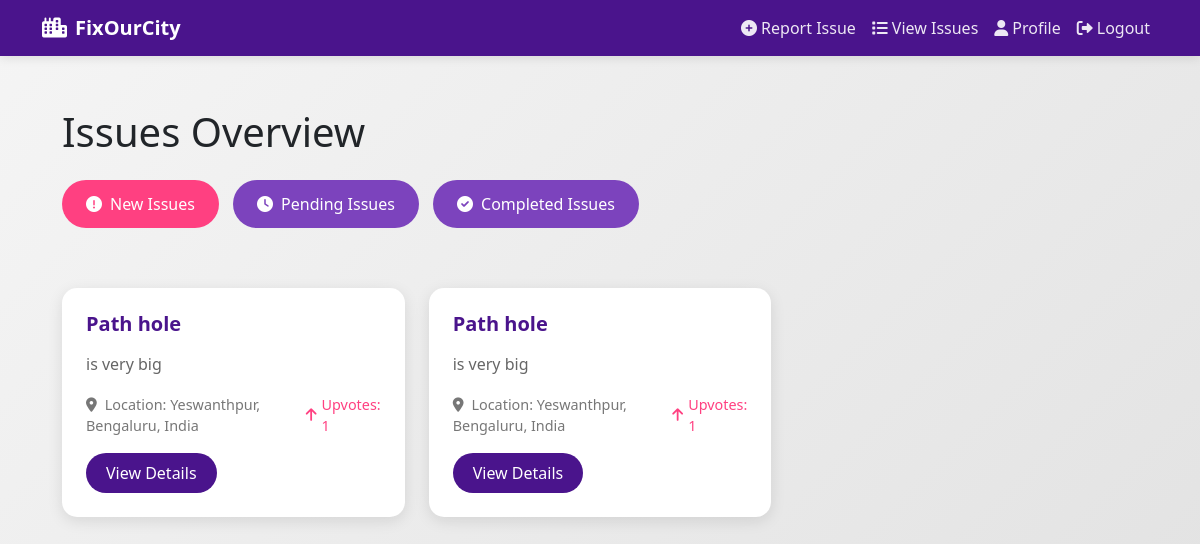
The page /issues/view/ on the database its author committed.
### issues/models.py (models this page shows, shortened)
class Issue(models.Model):
    STATUS_CHOICES = [
        ('new', 'New'),
        ('pending', 'Pending'),
        ('in_progress', 'In Progress'),
        ('completed', 'Completed')
    ]
    title = models.CharField(max_length=255)
    description = models.TextField()
    location = models.TextField()
    latitude = models.FloatField(null=True, blank=True)
    longitude = models.FloatField(null=True, blank=True)
    address = models.CharField(max_length=512, null=True, blank=True)
    status = models.CharField(max_length=50, choices=STATUS_CHOICES, default='new')
    upvotes_count = models.PositiveIntegerField(default=0)
    reported_by = models.ForeignKey(User, on_delete=models.CASCADE, related_name='reported_issues')
    contractor = models.ForeignKey('contractor.Contractor', null=True, blank=True, on_delete=models.SET_NULL, related_name='assigned_issues')
    government_authority = models.ForeignKey('authorities.Authority', on_delete=models.CASCADE, related_name='jurisdiction_issues')
    created_at = models.DateTimeField(auto_now_add=True)
    updated_at = models.DateTimeField(auto_now=True)
    completed_at = models.DateTimeField(null=True, blank=True)

### issues/views.py (the view)
# urls.py: path('view/', views.view_issues, name='view_issues'),
def view_issues(request):
    new_issues = Issue.objects.filter(upvotes_count__lt=50, status='new')
    pending_issues = Issue.objects.filter(status='pending')
    completed_issues = Issue.objects.filter(status='completed')
    context = {
        'new_issues': new_issues,
        'pending_issues': pending_issues,
        'completed_issues': completed_issues
    }
    return render(request, 'view_issues.html', context)

### issues/context_processors.py (called while the page is built)
def issue_utils(request):
    from issues.models import UserRating
    def has_been_rated_by(issue, user):
        if not user.is_authenticated:
            return False
        return UserRating.objects.filter(issue=issue, user=user).exists()
    return {
        'has_been_rated_by': has_been_rated_by
    }

### templates/view_issues.html (shortened to what this page needs)
<!DOCTYPE html>
<html lang="en">
<head>
    <link href="https://cdnjs.cloudflare.com/ajax/libs/bootstrap/5.3.2/css/bootstrap.min.css" rel="stylesheet">
    <link href="https://cdnjs.cloudflare.com/ajax/libs/font-awesome/6.0.0/css/all.min.css" rel="stylesheet">
</head>
<body>
    <nav class="navbar navbar-expand-lg fixed-top">
        <div class="container">
            <a class="navbar-brand" href="#">
                <i class="fas fa-city me-2"></i>FixOurCity
            </a>
            <div class="collapse navbar-collapse" id="navbarNav">
                <ul class="navbar-nav ms-auto">
                    <li class="nav-item">
                        <a class="nav-link" href="{% url 'create_issue' %}"><i class="fas fa-plus-circle me-1"></i>Report Issue</a>
                    </li>
                    <li class="nav-item">
                        <a class="nav-link" href="{% url 'view_issues' %}"><i class="fas fa-list me-1"></i>View Issues</a>
                    </li>
                    <li class="nav-item">
                        <a class="nav-link" href="{% url 'profile' %}"><i class="fas fa-user me-1"></i>Profile</a>
                    </li>
                    <li class="nav-item">
                        <a class="nav-link" href="{% url 'logout' %}"><i class="fas fa-sign-out-alt me-1"></i>Logout</a>
                    </li>
                </ul>
            </div>
        </div>
    </nav>
    <div class="main-container container">
        <h1 class="mb-4">Issues Overview</h1>
        <div class="tabs mb-4">
            <button class="tab-button active" onclick="showTab('new')">
                <i class="fas fa-exclamation-circle me-2"></i>New Issues
            </button>
            <button class="tab-button" onclick="showTab('pending')">
                <i class="fas fa-clock me-2"></i>Pending Issues
            </button>
            <button class="tab-button" onclick="showTab('completed')">
                <i class="fas fa-check-circle me-2"></i>Completed Issues
            </button>
        </div>
        <div id="new-issues" class="tab-content">
            <div class="issues-grid">
                {% for issue in new_issues %}
                <div class="issue-card">
                    <h3 class="issue-title">{{ issue.title }}</h3>
                    <p class="issue-description">{{ issue.description|truncatewords:30 }}</p>
                    <div class="issue-meta">
                        <span><i class="fas fa-map-marker-alt me-2"></i>Location: {{ issue.address }}</span>
                        <span class="upvote-count"><i class="fas fa-arrow-up"></i>Upvotes: {{ issue.upvotes_count }}</span>
                    </div>
                    <a href="{% url 'issue_detail' issue.id %}" class="view-details-btn">View Details</a>
                </div>
                {% empty %}
                    <p>No new issues.</p>
                {% endfor %}
            </div>
        </div>
    </div>
</body>
</html>

### templates/view_issues.html (style rules this page uses)
:root { --primary: #4a148c; --primary-light: #7c43bd; --primary-dark: #12005e; --secondary: #ff4081; --secondary-light: #ff79b0; --secondary-dark: #c60055; }
body { font-family: 'Segoe UI', Tahoma, Geneva, Verdana, sans-serif; background: linear-gradient(135deg, #f5f5f5 0%, #e0e0e0 100%); min-height: 100vh; }
.navbar { background: var(--primary); box-shadow: 0 2px 10px rgba(0,0,0,0.1); }
.navbar-brand { font-weight: 700; color: white !important; }
.nav-link { color: rgba(255,255,255,0.9) !important; transition: all 0.3s ease; }
.main-container { padding: 2rem; margin-top: 76px; }
.tab-button { background-color: var(--primary-light); color: white; border: none; padding: 12px 24px; border-radius: 50px; margin: 0 10px 20px 0; transition: all 0.3s ease; font-weight: 500; }
.tab-button.active { background-color: var(--secondary); }
.issue-card { background: white; border-radius: 15px; box-shadow: 0 4px 15px rgba(0,0,0,0.1); padding: 1.5rem; margin-bottom: 1.5rem; transition: all 0.3s ease; border: none; }
.issue-title { color: var(--primary); font-size: 1.25rem; font-weight: 600; margin-bottom: 1rem; }
.issue-description { color: #666; margin-bottom: 1rem; line-height: 1.6; }
.issue-meta { display: flex; justify-content: space-between; align-items: center; margin-bottom: 1rem; font-size: 0.9rem; color: #777; }
.upvote-count { display: flex; align-items: center; gap: 5px; color: var(--secondary); font-weight: 500; }
.view-details-btn { background-color: var(--primary); color: white; padding: 8px 20px; border-radius: 50px; text-decoration: none; transition: all 0.3s ease; display: inline-block; }
.issues-grid { display: grid; grid-template-columns: repeat(auto-fill, minmax(300px, 1fr)); gap: 1.5rem; padding: 1rem 0; }

### rows shown on the page
Issue: title "Path hole", description "is very big", address "Yeswanthpur, Bengaluru, India", upvotes_count "1"
Issue: title "Path hole", description "is very big", address "Yeswanthpur, Bengaluru, India", upvotes_count "1"
